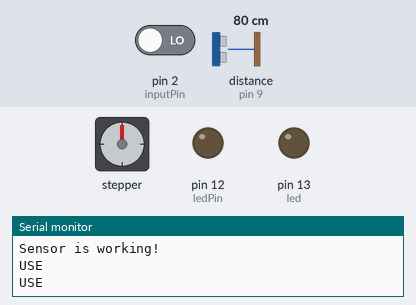
The sketch below on a simulated Arduino Mega 2560, built with avr-gcc and run on an emulated ATmega2560. Parts: stepper motor, output pins drawn as LEDs (lit = HIGH), the last lines printed to the serial monitor. Wiring (inferred from the names in the program): ultrasonic range finder: trigger pin 8; echo pin 9. The inputs (shaded band) are chosen by the test bench; at power-on: pin 2 (inputPin) LOW, distance to the obstacle (sensor on pin 9) 80 cm. The echo pulse lasts 58.3 µs per cm; stepper angles assume 2048 steps per turn; pins used as bus, display or sensor lines are not drawn.

Above: at 1.8 s.
1.9 s: pin 2 (inputPin) driven HIGH
At 2.16 s:
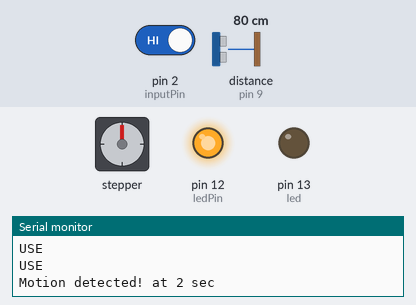
At 6.4 s:
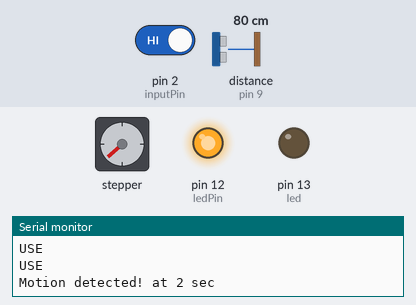
Timing chart, 0 to 31.9 s (numbered marks = the images above; inputs shaded):
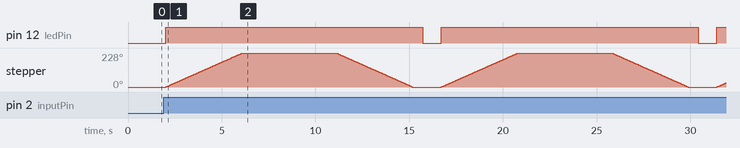

Measured:
- after the input at 1.9 s, pin 12 (ledPin): alternates HIGH for 13.7 s and LOW for 1.0 s, starting after 0.11 s; stepper: turns 228° clockwise in 4.1 s, then 228° counter-clockwise in 4.1 s, then 228° clockwise in 4.1 s, then 228° counter-clockwise in 4.1 s, and so on

The sketch:

Smart_Dustbin_sristi18.ino
```cpp
#include <Stepper.h>
int ledPin = 12;
int inputPin = 2;               // PIR sensor
int pirState = LOW;             // we start, assuming no motion detected
int val = 0;                    // variable for reading the pin status
int dir1A = 4;
int dir1B = 5;

const int trigPin = 8;
const int echoPin = 9;
int led =13;
long duration;
int distance;

//32 steps
int pwm1A = 3;
int pwm1B = 6;


Stepper stepper1(32,3,4,5,6);


void setup()
{
  pinMode(ledPin, OUTPUT);
  pinMode(inputPin, INPUT);
  pinMode(pwm1A, OUTPUT);
  pinMode(pwm1B, OUTPUT);

  pinMode(trigPin, OUTPUT); // Sets the trigPin as an Output
pinMode(echoPin, INPUT);// Sets the echoPin as an Input
pinMode(led,OUTPUT);

  digitalWrite(pwm1A, HIGH);
  digitalWrite(pwm1B, HIGH);


  stepper1.setSpeed(600);

  Serial.begin(9600);
  Serial.println("Sensor is working!");
}
void loop()
{
  val = digitalRead(inputPin);
  if (val == HIGH)
  { digitalWrite(ledPin, HIGH);
    if (pirState == LOW)
    {// we have just turned on     // print when motion detected
    Serial.print("Motion detected! at ");
    Serial.print(millis()/1000);
    Serial.println(" sec");
        // Turn the stepper 100 steps to open which means 180 degrees

        stepper1.step(1300);

        // Wait half minunte
        delay(5000);

        // Turn the stepper 100 steps to close which means 180 degrees

        stepper1.step(-1300);

        // Wait half second
        delay(500);

    pirState = HIGH;
    }
  }


  digitalWrite(trigPin, LOW);
delayMicroseconds(2);
digitalWrite(trigPin, HIGH);
delayMicroseconds(10);
digitalWrite(trigPin, LOW);
duration = pulseIn(echoPin, HIGH);
distance= duration*0.034/2;

if (distance<=10)
{digitalWrite(led,HIGH);
 Serial.println("Dustbin Full");
 delay(1000);
}
else
{digitalWrite(led,LOW);
Serial.println("USE");
digitalWrite(ledPin, LOW);
    if (pirState == HIGH)
    { // we have just turned of  // print the when motion not detected:
      Serial.print("Motion ended! at ");
      Serial.print(millis()/1000);
         Serial.println(" sec"); // We only want to print on the output change, not state
      pirState = LOW;
    }
delay(1000);
}

}
```
